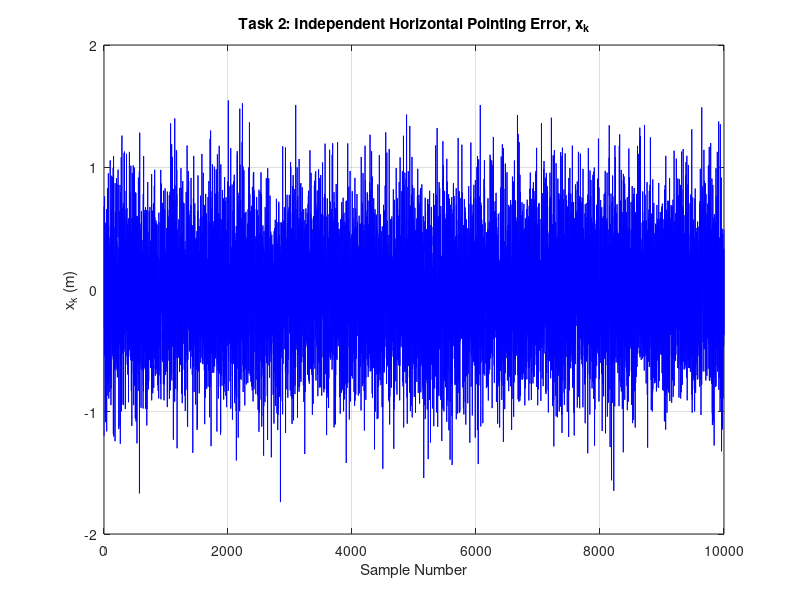

Recreate this plot in MATLAB. (Note: this script raises an error after producing the figure.)
%% ========================================================================
%  CORRELATED BEAM MISALIGNMENT IN THz SENSING
%  PURE 2026 Program -- COMBINED SCRIPT: Tasks 2, 3, 4, 5, 6
%
%  Everything runs top-to-bottom in ONE script and ONE workspace -- no
%  .mat loading between tasks, so there is nothing to "run out of order."
%  Just press Run.
%
%  Equations used throughout (assignment sheet numbering):
%    Eq.(1)/(7): h_k = exp(-2*r_k^2 / w_mo^2)
%    Eq.(3)-(4): i.i.d. case, x_k~N(0,sigma^2), y_k~N(0,sigma^2), r_k=sqrt(x^2+y^2)
%    Eq.(5)-(6): correlated case (AR(1)):
%         x_k = rho*x_{k-1} + sqrt(1-rho^2)*sigma*ux,k
%         y_k = rho*y_{k-1} + sqrt(1-rho^2)*sigma*uy,k
%    Eq.(2)/(8): Pr,k = Pr,aligned * h_k   (LINEAR in h, NOT h^2)
%
%  Author: Manahil Ahmad (PURE 2026)
% =========================================================================

clear;
clc;
close all;

rng(1);                       % Single global seed -- reproducible top-to-bottom

%% ========================================================================
%  0. FOLDER SETUP (absolute paths, robust to current-folder drift)
%% ========================================================================

scriptDir = fileparts(mfilename('fullpath'));
if isempty(scriptDir)
    scriptDir = pwd;
end

figDir = fullfile(scriptDir, 'Figures');
resDir = fullfile(scriptDir, 'Results');
datDir = fullfile(scriptDir, 'Data');

folderList = {figDir, resDir, datDir};
for f = 1:numel(folderList)
    if ~exist(folderList{f}, 'dir')
        [ok, msg] = mkdir(folderList{f});
        if ~ok
            error('Could not create folder "%s": %s', folderList{f}, msg);
        end
    end
end

fprintf('Script folder     = %s\n', scriptDir);
fprintf('Figures folder    = %s\n', figDir);
fprintf('Results folder    = %s\n', resDir);
fprintf('Data folder       = %s\n\n', datDir);

%% ========================================================================
%  0. SYSTEM / BEAM PARAMETERS (shared across all tasks)
%% ========================================================================

N        = 10000;             % samples/frames for Tasks 2-4 statistics
distance = 15;                 % m
theta_bm = 30e-3;              % 30 mrad
sigma_s  = distance*tan(theta_bm);   % pointing jitter std, m

w_mo_SF = 0.2158;              % m, Spot-Filling regime (from main THz-ISAC sim)
w_mo_SL = 0.0721;              % m, Spot-Limited regime (from main THz-ISAC sim)

rho_list = [0, 0.9, 0.99];     % correlation coefficients to test
h_th     = 0.10;               % detection/outage threshold (fixed for all comparisons)

fprintf('===============================================\n');
fprintf('Shared parameters\n');
fprintf('===============================================\n');
fprintf('Distance    = %.1f m | Beam angle = %.0f mrad | sigma_s = %.4f m\n', ...
    distance, theta_bm*1000, sigma_s);
fprintf('w_mo SF     = %.4f m | w_mo SL    = %.4f m\n', w_mo_SF, w_mo_SL);
fprintf('rho values  = %s | h_th = %.2f | N = %d\n\n', mat2str(rho_list), h_th, N);

%% ========================================================================
%  TASK 2 -- INDEPENDENT (i.i.d.) MISALIGNMENT SAMPLES
%  Eq.(3): xk~N(0,sigma^2), yk~N(0,sigma^2); Eq.(4): rk; Eq.(1): hk
% =========================================================================

fprintf('=== TASK 2: i.i.d. reference case ===\n');

xk_iid = sigma_s * randn(N,1);
yk_iid = sigma_s * randn(N,1);
rk_iid = sqrt(xk_iid.^2 + yk_iid.^2);
hk_iid_SF = exp(-2*rk_iid.^2 / w_mo_SF^2);
hk_iid_SL = exp(-2*rk_iid.^2 / w_mo_SL^2);

r_theory = linspace(0, max(rk_iid), 500);
pdf_rayleigh = (r_theory./sigma_s.^2).*exp(-(r_theory.^2)./(2*sigma_s.^2));

% Figure T2-1: x_k
fig = figure('Color','w','Position',[100 100 900 550]);
plot(xk_iid,'b'); xlabel('Sample Number'); ylabel('x_k (m)');
title('Task 2: Independent Horizontal Pointing Error, x_k'); grid on;
save_figure(fig, fullfile(figDir,'T2_Fig1_xk'));

% Figure T2-2: r_k
fig = figure('Color','w','Position',[100 100 900 550]);
plot(rk_iid,'k'); xlabel('Sample Number'); ylabel('r_k (m)');
title('Task 2: Radial Pointing Displacement, r_k'); grid on;
save_figure(fig, fullfile(figDir,'T2_Fig2_rk'));

% Figure T2-3: histogram + Rayleigh theory
fig = figure('Color','w','Position',[100 100 900 550]);
histogram(rk_iid,50,'Normalization','pdf'); hold on;
plot(r_theory,pdf_rayleigh,'r','LineWidth',2);
xlabel('r_k (m)'); ylabel('Probability Density');
title('Task 2: Rayleigh Distribution of Pointing Error, r_k');
legend('Simulation','Theory','Location','best'); grid on;
save_figure(fig, fullfile(figDir,'T2_Fig3_RayleighPDF'));

% Figure T2-4: h_k, SF
fig = figure('Color','w','Position',[100 100 900 550]);
plot(hk_iid_SF,'m'); xlabel('Sample Number'); ylabel('h_k');
title(sprintf('Task 2: Beam Coefficient, SF Regime (w_{mo}=%.4f m)', w_mo_SF));
ylim([0 1]); grid on;
save_figure(fig, fullfile(figDir,'T2_Fig4_hk_SF'));

% Figure T2-5: h_k, SL
fig = figure('Color','w','Position',[100 100 900 550]);
plot(hk_iid_SL,'Color',[0.20 0.55 0.20]); xlabel('Sample Number'); ylabel('h_k');
title(sprintf('Task 2: Beam Coefficient, SL Regime (w_{mo}=%.4f m)', w_mo_SL));
ylim([0 1]); grid on;
save_figure(fig, fullfile(figDir,'T2_Fig5_hk_SL'));

fprintf('Mean(x_k)=%.5f  Mean(r_k)=%.5f  Mean(h_k)SF=%.5f  Mean(h_k)SL=%.5f\n\n', ...
    mean(xk_iid), mean(rk_iid), mean(hk_iid_SF), mean(hk_iid_SL));

%% ========================================================================
%  TASK 3 -- CORRELATED (AR(1)) MISALIGNMENT SAMPLES
%  Eq.(5)-(6): AR(1) recursion; Eq.(7): rk, hk
% =========================================================================

fprintf('=== TASK 3: Correlated (AR(1)) cases, rho = %s ===\n', mat2str(rho_list));

% Shared innovations across all rho -- isolates rho as the ONLY variable
ux = randn(N,1);
uy = randn(N,1);

nRho = numel(rho_list);
xk_all   = zeros(N,nRho);
yk_all   = zeros(N,nRho);
rk_all   = zeros(N,nRho);
hkSF_all = zeros(N,nRho);
hkSL_all = zeros(N,nRho);

for ri = 1:nRho
    rho = rho_list(ri);
    [xk, yk, rk] = gen_correlated_xy(N, rho, sigma_s, ux, uy);
    xk_all(:,ri) = xk; yk_all(:,ri) = yk; rk_all(:,ri) = rk;
    hkSF_all(:,ri) = exp(-2*rk.^2/w_mo_SF^2);
    hkSL_all(:,ri) = exp(-2*rk.^2/w_mo_SL^2);
end

colors = lines(nRho);

% Figure T3-1: r_k vs frame, all rho
fig = figure('Color','w','Position',[100 100 1000 550]); hold on;
for ri = 1:nRho
    plot(rk_all(:,ri),'Color',colors(ri,:),'DisplayName',sprintf('\\rho=%.2f',rho_list(ri)));
end
xlabel('Frame Number, k'); ylabel('r_k (m)');
title('Task 3: r_k vs Frame Number, by \rho'); legend('Location','best'); grid on;
save_figure(fig, fullfile(figDir,'T3_Fig1_rk_vs_frame_allrho'));

% Figure T3-2: h_k SF vs frame, all rho
fig = figure('Color','w','Position',[100 100 1000 550]); hold on;
for ri = 1:nRho
    plot(hkSF_all(:,ri),'Color',colors(ri,:),'DisplayName',sprintf('\\rho=%.2f',rho_list(ri)));
end
xlabel('Frame Number, k'); ylabel('h_k');
title(sprintf('Task 3: h_k vs Frame, SF Regime (w_{mo}=%.4f m)', w_mo_SF));
ylim([0 1]); legend('Location','best'); grid on;
save_figure(fig, fullfile(figDir,'T3_Fig2_hk_SF_vs_frame_allrho'));

% Figure T3-3: h_k SL vs frame, all rho
fig = figure('Color','w','Position',[100 100 1000 550]); hold on;
for ri = 1:nRho
    plot(hkSL_all(:,ri),'Color',colors(ri,:),'DisplayName',sprintf('\\rho=%.2f',rho_list(ri)));
end
xlabel('Frame Number, k'); ylabel('h_k');
title(sprintf('Task 3: h_k vs Frame, SL Regime (w_{mo}=%.4f m)', w_mo_SL));
ylim([0 1]); legend('Location','best'); grid on;
save_figure(fig, fullfile(figDir,'T3_Fig3_hk_SL_vs_frame_allrho'));

% Figure T3-4: combined histogram comparison
fig = figure('Color','w','Position',[100 100 900 550]); hold on;
for ri = 1:nRho
    histogram(rk_all(:,ri),50,'Normalization','pdf', ...
        'DisplayName',sprintf('\\rho=%.2f',rho_list(ri)), ...
        'FaceAlpha',0.35,'FaceColor',colors(ri,:));
end
plot(r_theory,pdf_rayleigh,'k--','LineWidth',2,'DisplayName','Rayleigh theory');
xlabel('r_k (m)'); ylabel('Probability Density');
title('Task 3: Histogram of r_k, all \rho (marginal shape unchanged)');
legend('Location','best'); grid on;
save_figure(fig, fullfile(figDir,'T3_Fig4_rk_histogram_compare'));

% Figures T3-5,6,7: individual histograms per rho
histNames = {'T3_Fig5_rk_histogram_rho0','T3_Fig6_rk_histogram_rho0p9','T3_Fig7_rk_histogram_rho0p99'};
for ri = 1:nRho
    fig = figure('Color','w','Position',[100 100 900 550]);
    histogram(rk_all(:,ri),50,'Normalization','pdf','FaceColor',colors(ri,:),'FaceAlpha',0.6);
    hold on; plot(r_theory,pdf_rayleigh,'r','LineWidth',2);
    xlabel('r_k (m)'); ylabel('Probability Density');
    title(sprintf('Task 3: Histogram of r_k, \\rho=%.2f', rho_list(ri)));
    legend('Simulation','Rayleigh theory','Location','best'); grid on;
    save_figure(fig, fullfile(figDir, histNames{ri}));
end

for ri = 1:nRho
    xk_ri = xk_all(:,ri);
    ac = corrcoef(xk_ri(1:end-1), xk_ri(2:end));
    fprintf('rho=%.2f: measured lag-1 autocorr=%.4f | Mean(h_k)SF=%.5f | Mean(h_k)SL=%.5f\n', ...
        rho_list(ri), ac(1,2), mean(hkSF_all(:,ri)), mean(hkSL_all(:,ri)));
end
fprintf('\n');

%% ========================================================================
%  TASK 4 -- STATISTICAL COMPARISON TABLE
%  Uses the SAME in-memory variables from Task 2 & 3 -- no file I/O needed
% =========================================================================

fprintf('=== TASK 4: Statistical comparison table (h_th = %.2f) ===\n', h_th);

caseLabels = [{'i.i.d. (Task 2)'}, arrayfun(@(r) sprintf('AR(1), rho=%.2f',r), rho_list, 'UniformOutput', false)];
hkSF_cases = [hk_iid_SF, hkSF_all];
hkSL_cases = [hk_iid_SL, hkSL_all];
nCases = numel(caseLabels);

regimeNames = {'SF','SL'};
regimeData  = {hkSF_cases, hkSL_cases};
w_mo_vals   = [w_mo_SF, w_mo_SL];

T4 = table();
for regIdx = 1:2
    hkMat = regimeData{regIdx};
    for c = 1:nCases
        hk = hkMat(:,c);
        below = hk < h_th;
        [avgRun, maxRun] = run_length_stats(below);
        newRow = table({regimeNames{regIdx}}, {caseLabels{c}}, w_mo_vals(regIdx), ...
            mean(hk), min(hk), 100*mean(below), avgRun, maxRun, ...
            'VariableNames', {'Regime','Case','w_mo_m','AvgH','MinH', ...
            'PctFramesBelowThresh','AvgConsecRunLen','MaxConsecRunLen'});
        T4 = [T4; newRow]; %#ok<AGROW>
    end
end

disp(T4);
writetable(T4, fullfile(resDir,'Task4_comparison_table.csv'));

fprintf('\n');



%% ========================================================================
%  SAVE ALL DATA (Tasks 2-4)
%% ========================================================================

save(fullfile(datDir,'Combined_Task2to4_data.mat'), ...
    'xk_iid','yk_iid','rk_iid', ...
    'hk_iid_SF','hk_iid_SL', ...
    'rho_list', ...
    'xk_all','yk_all','rk_all', ...
    'hkSF_all','hkSL_all', ...
    'w_mo_SF','w_mo_SL', ...
    'sigma_s','h_th','T4');

fprintf('\nAll figures saved to  %s\n', figDir);
fprintf('All tables saved to   %s\n', resDir);
fprintf('All data saved to     %s\n', fullfile(datDir,'Combined_Task2to4_data.mat'));
fprintf('\n============ TASKS 2-4 COMPLETE ============\n');

%% ========================================================================
%  LOCAL FUNCTIONS
%% ========================================================================

function [xk,yk,rk] = gen_correlated_xy(N, rho, sigma, ux, uy)
    % AR(1) correlated pointing-error generator, Eq.(5)-(6)
    xk = zeros(N,1); yk = zeros(N,1);
    xk(1) = sigma*ux(1); yk(1) = sigma*uy(1);
    for k = 2:N
        xk(k) = rho*xk(k-1) + sqrt(1-rho^2)*sigma*ux(k);
        yk(k) = rho*yk(k-1) + sqrt(1-rho^2)*sigma*uy(k);
    end
    rk = sqrt(xk.^2 + yk.^2);
end

function [avgRun, maxRun] = run_length_stats(boolVec)
    % Average & max length of consecutive TRUE runs in boolVec
    boolVec = boolVec(:);
    d = diff([0; boolVec; 0]);
    starts = find(d==1); ends = find(d==-1)-1;
    if isempty(starts)
        avgRun = 0; maxRun = 0;
    else
        lens = ends-starts+1;
        avgRun = mean(lens); maxRun = max(lens);
    end
end

function save_figure(figHandle, baseName)
    % Saves a figure as FIG, PNG, and PDF at publication quality.
    % baseName should already be an ABSOLUTE path with no extension.
    % Uses exportgraphics (robust, R2020a+) rather than legacy print().
    targetFolder = fileparts(baseName);
    if ~exist(targetFolder, 'dir')
        error('save_figure: target folder does not exist: %s', targetFolder);
    end
    savefig(figHandle, [baseName '.fig']);
    if exist('exportgraphics', 'file')
        exportgraphics(figHandle, [baseName '.png'], 'Resolution', 600);
        exportgraphics(figHandle, [baseName '.pdf'], 'ContentType', 'vector');
    else
        print(figHandle, [baseName '.png'], '-dpng', '-r600');
        print(figHandle, [baseName '.pdf'], '-dpdf', '-bestfit');
    end
end
